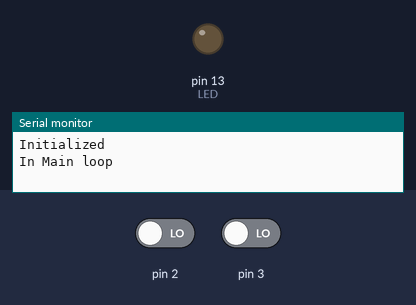
This sketch was run on a simulated Arduino Uno, built with avr-gcc and run on an emulated ATmega328P. Parts: output pins drawn as LEDs (lit = HIGH), the last lines printed to the serial monitor. The test bench sets the inputs (shaded band); at power-on: pin 2 LOW, pin 3 LOW. At 1.3 s the program stops and its outputs stay as they are.

Above: at 0.6 s.
At 1.2 s:
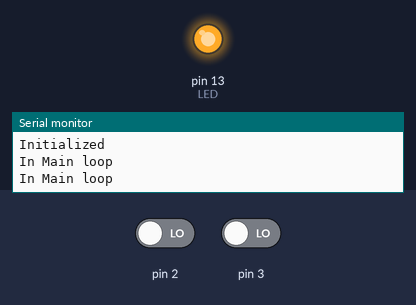
1.3 s: pin 2 driven HIGH
At 2.1 s:
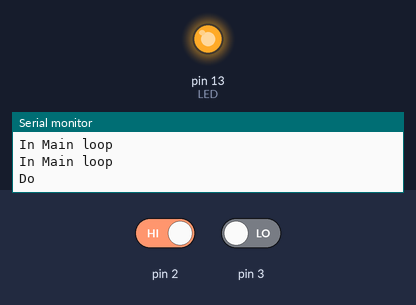
Timing chart, 0 to 2.8 s (numbered marks = the images above; inputs shaded):
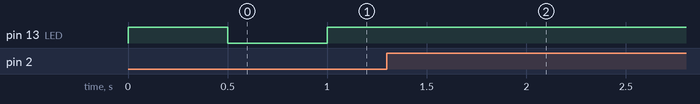

The sketch:

Interrupts.ino
```cpp
#define LED 13
void setup()
{
  Serial.begin(9600);
  pinMode(13, OUTPUT);
  attachInterrupt(0, door1, RISING);
  attachInterrupt(1, door2, RISING);
  Serial.println("Initialized");
}

   void door1()
   {
       noInterrupts();
       Serial.println("Door 1 is hacked");
       exit();
   }

 void door2()
{
    noInterrupts();
    Serial.println("Door 2 is hacked");
    exit();
 }

void loop()
{
  Serial.println("In Main loop");
    digitalWrite(LED, HIGH);
    delay(500);
    digitalWrite(LED, LOW);
    delay(500);

}

  void exit()
  {
    Serial.println("In Exit loop");
    for(;;){      }
      Serial.println("Coming out of Exit loop");
  }
```

Measured:
- after the input at 1.3 s, pin 13 (LED): stays HIGH (without the input it goes to LOW after 0.20 s)
